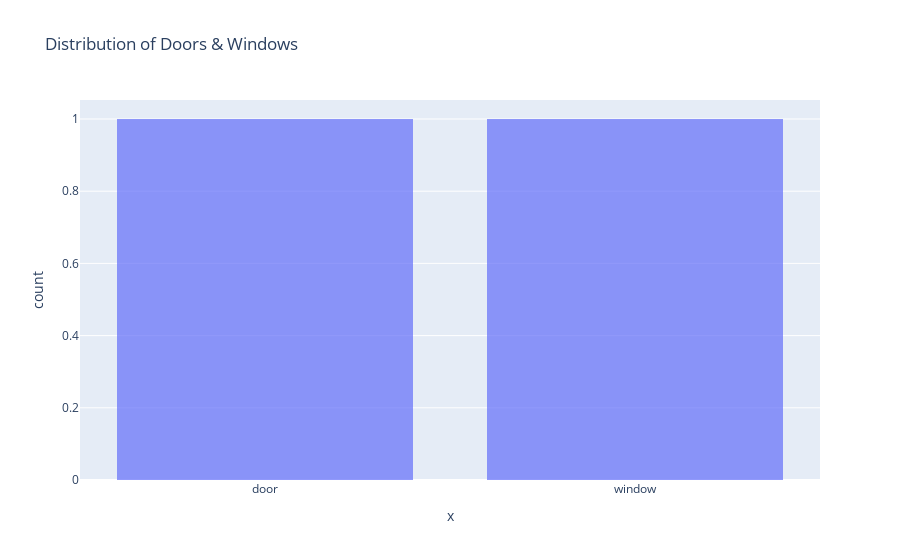

The notebook cell this image was saved under:
### Code cell
# Plot the distribution of doors and windows
fig1 = px.histogram(df, x=["door", "window"], title="Distribution of Doors & Windows",
                    labels={"value": "Count", "variable": "Feature"}, opacity=0.7)
fig1.show()

### Figure 1 — Plotly figure (JSON) as saved in the notebook; plotly's stock layout.template omitted (floating-point values rounded to 4 significant figures)
{"data": [{"bingroup": "x", "hovertemplate": "x=%{x}<br>count=%{y}<extra></extra>", "legendgroup": "", "marker": {"color": "#636efa", "opacity": 0.7, "pattern": {"shape": ""}}, "name": "", "orientation": "v", "showlegend": false, "type": "histogram", "x": ["door", "window"], "xaxis": "x", "yaxis": "y"}], "layout": {"barmode": "relative", "legend": {"tracegroupgap": 0}, "title": {"text": "Distribution of Doors & Windows"}, "xaxis": {"anchor": "y", "domain": [0, 1], "title": {"text": "x"}}, "yaxis": {"anchor": "x", "domain": [0, 1], "title": {"text": "count"}}}}
